Frame 1 (no input): blank canvas, image omitted
Frame 60 (no input): blank canvas, image omitted
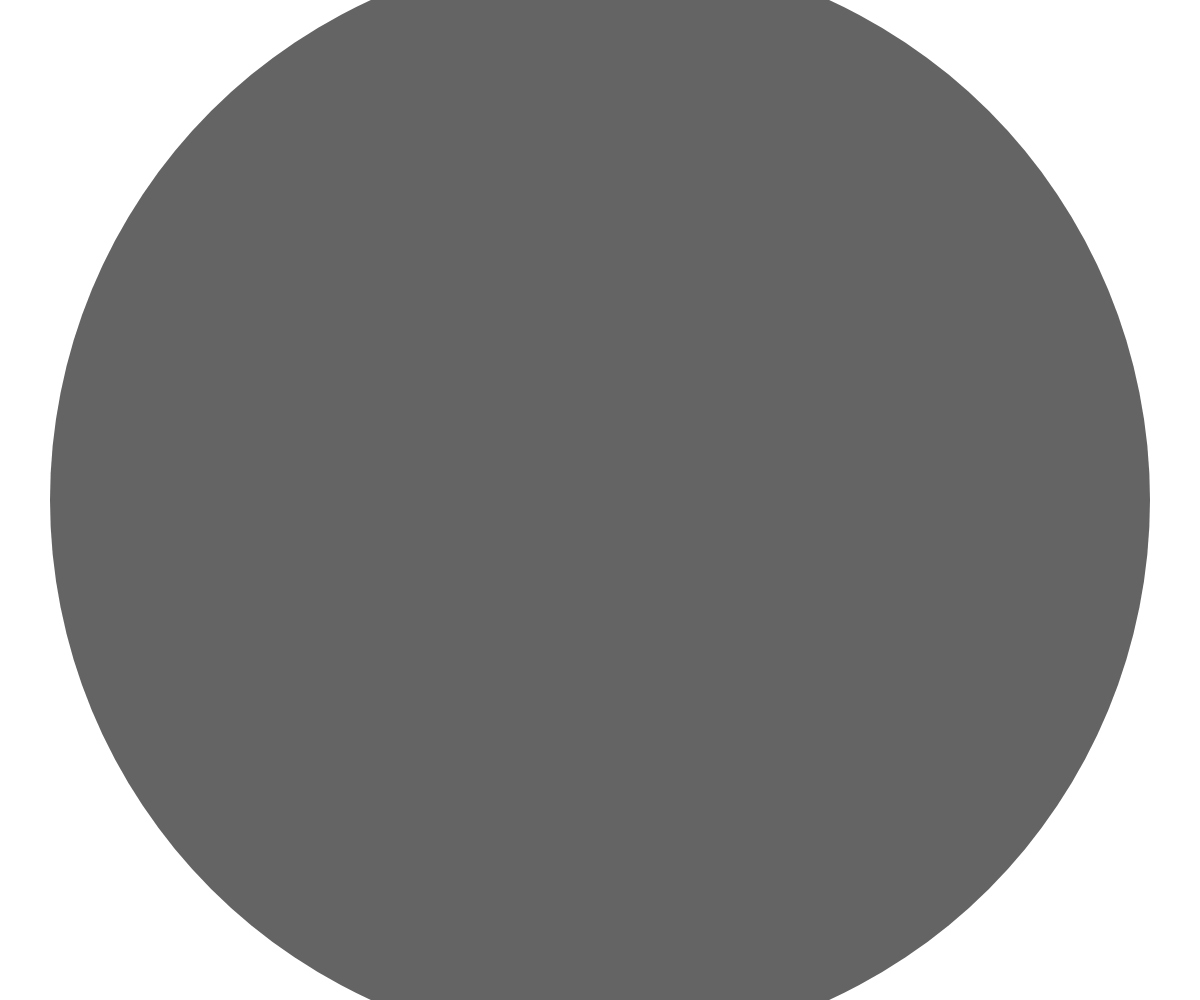
Frame 120 (the mouse pressed at the canvas centre since frame 60)

The p5.js sketch whose frames 1 and 60 were blank and that drew this single picture after the mouse press (run headless with seeded random() and noise() and a simulated clock; from frame 60 on, the mouse is pressed at the canvas centre):

// p5.js sketch
// ── sketch.js
let relleno = null;

function setup() {
  createCanvas(windowWidth, windowHeight);
  relleno = 100;
}

function keyPressed(){ //teclas funcion
  if(keyCode === 65 && relleno < 255){//A para mayor luminosidad
    relleno = relleno + 5;
  }else if(keyCode === 83 && relleno > 0){ //S para menor luminosidad
    relleno = relleno - 5;  //BackSpace para nuevo
  }else if(keyCode === 8){
    setup();
  }
}

function draw() {
  noStroke();
  if (mouseIsPressed) {
    fill('rgba('+relleno+', '+relleno+', '+relleno+', 1)');
  } else {
    fill(0,0);
  }
  variableEllipse(mouseX, mouseY, pmouseX, pmouseY);
}

function variableEllipse(x, y, px, py) { //Elipse dinamica segun velocidad de puntero
  let speed = abs(x - px) + abs(y - py);
  ellipse(x, y, speed, speed);
}

function windowResized() {
  resizeCanvas(windowWidth, windowHeight);
}
